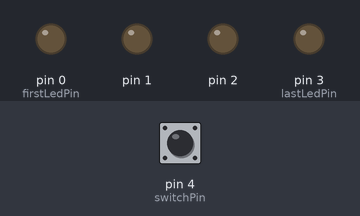
Bench run of a program on a simulated Arduino Uno, built with avr-gcc and run on an emulated ATmega328P. On the bench: output pins drawn as LEDs (lit = HIGH). The inputs (shaded band) are chosen by the test bench; at power-on: pin 4 (switchPin) LOW. Random numbers use the default seed unless the program sets one.

Above: at 1.2 s.
1.3 s: pin 4 (switchPin) pulled HIGH for 0.15 s
At 1.8 s:
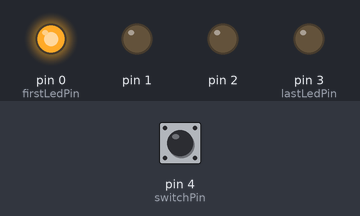
2.9 s: pin 4 (switchPin) pulled HIGH for 1 s
At 4.2 s:
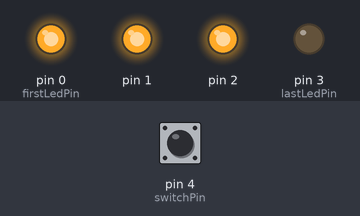
5.4 s: pin 4 (switchPin) pulled HIGH for 0.15 s
At 6.1 s:
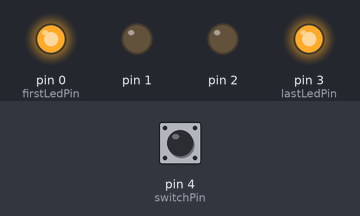
7.0 s: pin 4 (switchPin) pulled HIGH for 3.2 s
At 7.4 s:
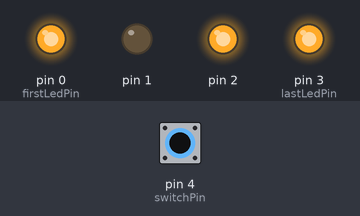
11.7 s: pin 4 (switchPin) pulsed HIGH 5 times (0.12 s each, 0.3 s apart)
At 14.2 s:
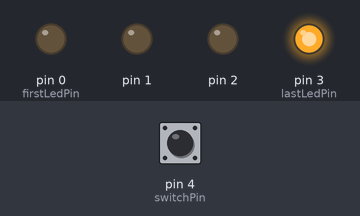
Timing chart, 0 to 15.7 s (numbered marks = the images above; inputs shaded):
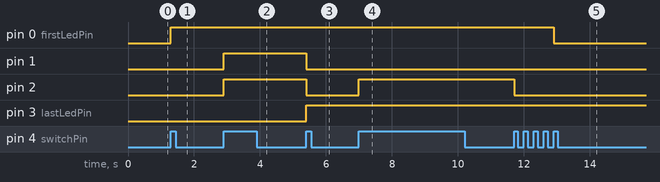

The program:

main.cpp
```cpp
#include <Arduino.h>

uint8_t firstLedPin = 0;
uint8_t lastLedPin = 3;
uint8_t switchPin = 4;
uint8_t ledPin;
uint8_t number;

void setup() {
  initPins();
  initRandomSerie();
  //Serial.begin(9600);
}

void loop() {
  if(isSequenceTriggered() == 1) {
    displayDiceFace(transcodeNumber(number));
    number = generateNewFaceNumber();
    delay(1000);
  }
}

void initPins() {
  for(ledPin = firstLedPin; ledPin <= lastLedPin; ledPin++) {
    pinMode(ledPin, OUTPUT);
  }
}

byte transcodeNumber(uint8_t diceFace) {
  switch(diceFace) {
    case 1: return (0b1000);
    case 2: return (0b0001);
    case 3: return (0b1001);
    case 4: return (0b0101);
    case 5: return (0b1101);
    case 6: return (0b0111);
  }
}

void displayDiceFace(byte pinByte) {
  for(ledPin = 0; ledPin <= 3; ledPin++) {
    digitalWrite(ledPin, bitRead(pinByte, ledPin));
  }
}

void initRandomSerie() {
  number = random(1, 7);

}

int generateNewFaceNumber() {
  static int previousDisplayedNumber = number;
  number = random(1, 7);
  while(true) {
    if(number == previousDisplayedNumber) {
      return random(1, 7);
    }
    else return number;
  }
}

bool isSequenceTriggered() {
  static int previousSwitchLevel = LOW;
  static int currentSwitchLevel = LOW;

  previousSwitchLevel = currentSwitchLevel;
  currentSwitchLevel = digitalRead(switchPin);

  if(previousSwitchLevel == LOW && currentSwitchLevel == HIGH) {
    return 1;
  }
  else return 0;
}
```

Measured:
- after the input at 1.3 s, pin 0 (firstLedPin): LOW → HIGH at once
- after the input at 2.9 s, pin 1, pin 2: LOW → HIGH at once
- after the input at 5.4 s, pin 1, pin 2: HIGH → LOW at once; pin 3 (lastLedPin): LOW → HIGH at once
- after the input at 7.0 s, pin 2: LOW → HIGH at once
- after the input at 11.7 s, pin 0 (firstLedPin): HIGH → LOW after 1.2 s; pin 2: HIGH → LOW at once
